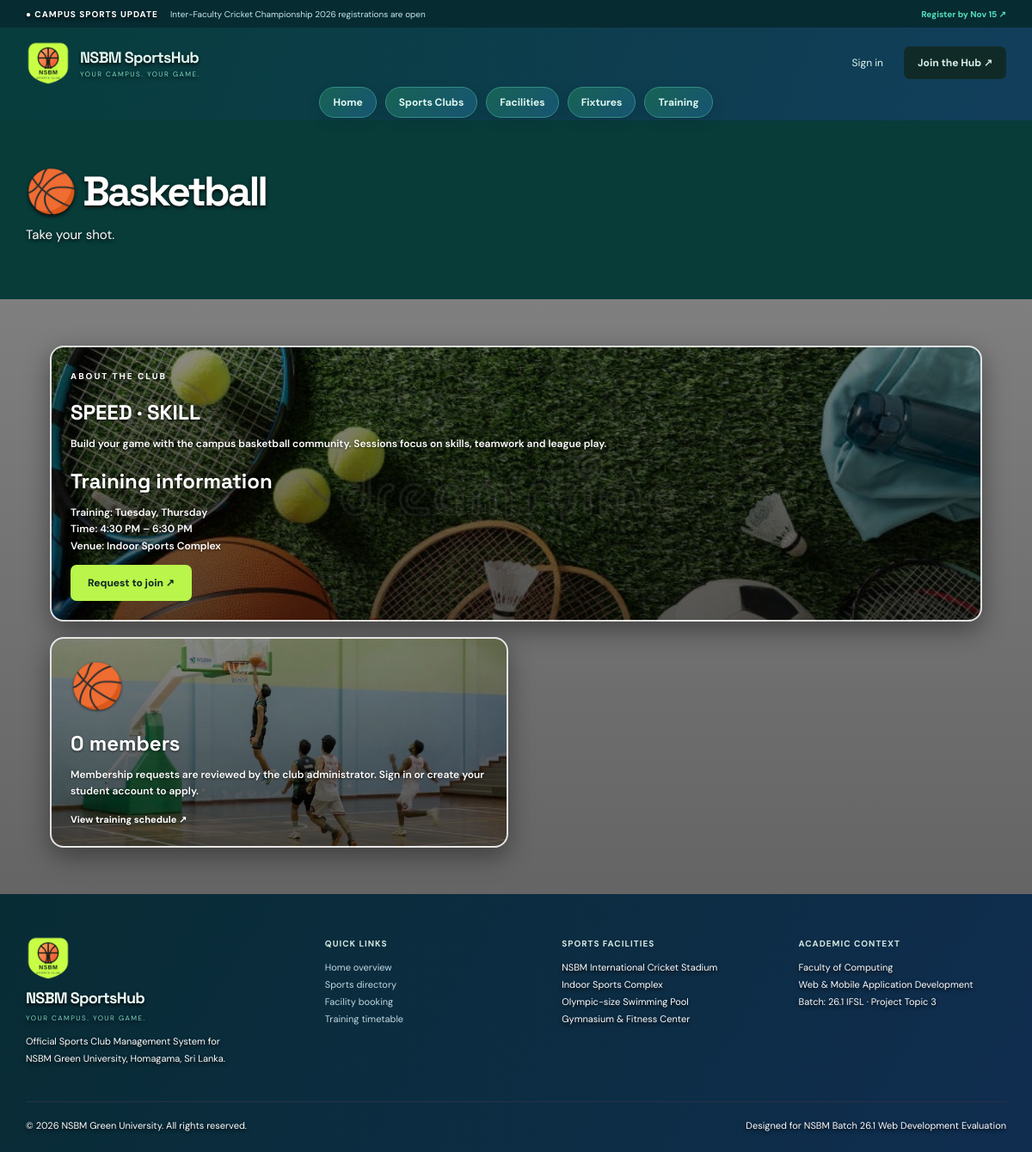
Screenshot of /club.php?id=2 with the database file from the repository.
### tables this page shows
CREATE TABLE clubs (
  id INT AUTO_INCREMENT PRIMARY KEY,
  name VARCHAR(80) NOT NULL UNIQUE,
  category VARCHAR(50) NOT NULL,
  tagline VARCHAR(120) NOT NULL,
  description VARCHAR(255) NOT NULL,
  about TEXT NOT NULL,
  emoji VARCHAR(12) NOT NULL,
  training_days VARCHAR(100) NOT NULL,
  training_time VARCHAR(80) NOT NULL,
  venue VARCHAR(120) NOT NULL
);

### db.php (called while the page is built, shortened)
<?php
if (!function_exists('e')) {
    function e($value): string
    {
        return htmlspecialchars(
            (string) $value,
            ENT_QUOTES,
            'UTF-8'
        );
    }
}

### club.php (the view, shortened to what this page needs)
<?php
require 'includes/db.php';
$clubId = (int) ($_GET['id'] ?? 0);
$stmt = $pdo->prepare('SELECT * FROM clubs WHERE id = ?');
$stmt->execute([$clubId]);
$club = $stmt->fetch();
$stmt = $pdo->prepare(
    'SELECT COUNT(*) FROM memberships
     WHERE club_id = ? AND status = "approved"'
);
$stmt->execute([$clubId]);
$memberCount = $stmt->fetchColumn();
require 'includes/header.php';
?>
<section class="page-hero">
  <h1><?= e($club['emoji']) ?> <?= e($club['name']) ?></h1>
  <p><?= e($club['description']) ?></p>
</section>
<div class="page-wrap">
  <div class="grid">
    <section class="panel" style="grid-column: span 2">
      <span class="eyebrow">ABOUT THE CLUB</span>
      <h3><?= e($club['tagline']) ?></h3>
      <p class="muted"><?= e($club['about']) ?></p>
      <h3>Training information</h3>
      <p class="muted">
        Training: <?= e($club['training_days']) ?><br>
        Time: <?= e($club['training_time']) ?><br>
        Venue: <?= e($club['venue']) ?>
      </p>
      <form method="post" action="club.php?id=<?= $clubId ?>">
        <button class="button" type="submit">Request to join ↗</button>
      </form>
    </section>
    <aside class="panel">
      <span style="font-size: 50px"><?= e($club['emoji']) ?></span>
      <h3><?= (int) $memberCount ?> members</h3>
      <p class="muted">
        Membership requests are reviewed by the club administrator.
        Sign in or create your student account to apply.
      </p>
      <a class="text-link" href="schedule.php?club=<?= $clubId ?>">
        View training schedule ↗
      </a>
    </aside>
  </div>
</div>
<?php require 'includes/footer.php'; ?>

### style.css (style rules this page uses)
:root { --ink: #102b27; --forest: #073c39; --lime: #b9f54a; --muted: #496a66; --paper: #dbeae5; --line: #abcac0; --white: #d4e8e2; }
* { box-sizing: border-box; }
html { scroll-behavior: smooth; }
body { margin: 0; background: radial-gradient(ellipse at 10% 38%, rgba(52, 155, 123, .09), transparent 38%), #dbeae5; color: var(--ink); font: 15px 'DM Sans', Arial, sans-serif; }
a { color: inherit; text-decoration: none; }
.button { display: inline-flex; align-items: center; justify-content: center; background: var(--lime); padding: 13px 20px; border: 0; border-radius: 7px; color: var(--ink); font: 800 12px 'DM Sans', sans-serif; cursor: pointer; transition: transform 0.2s ease, box-shadow 0.2s ease, filter 0.2s ease; }
.hero h1, .page-hero h1 { font: 700 clamp(36px, 5vw, 66px) / 0.98 'Space Grotesk', sans-serif; letter-spacing: -3px; margin: 18px 0; }
.eyebrow { color: #83ad53; font-size: 10px; font-weight: 800; letter-spacing: 2px; text-transform: uppercase; }
.section, .page-wrap { max-width: 1140px; margin: auto; padding: 54px 28px; }
.text-link { color: #176348; font-size: 11px; font-weight: 800; white-space: nowrap; }
.cards, .grid { display: grid; grid-template-columns: repeat(3, 1fr); gap: 18px; width: 100%; box-sizing: border-box; }
body { overflow-x: hidden; box-sizing: border-box; }
.page-hero { background: var(--forest); color: var(--white); padding: 48px max(calc((100% - 1140px) / 2), 28px); }
.page-hero h1 { font-size: 48px; margin: 11px 0; }
.page-hero p { max-width: 650px; color: #c3cdc3; line-height: 1.6; }
.panel, .form-card, .table-wrap { background: #d8eae4; border: 1px solid #a9c9c0; border-radius: 10px; padding: 22px; }
.panel h3 { font: 700 20px 'Space Grotesk', sans-serif; margin: 6px 0; }
.muted { color: var(--muted); font-size: 12px; line-height: 1.6; }
.grid > .panel { min-height: 210px; border: 1px solid rgba(13, 63, 52, .28); border-radius: 15px; box-shadow: 0 10px 22px rgba(22, 68, 66, .10); transition: transform .2s ease, box-shadow .2s ease; }
.grid > .panel:nth-child(3n + 1) { background: linear-gradient(145deg, #b9e77e, #d0ed9e); }
.grid > .panel:nth-child(3n + 2) { background: linear-gradient(145deg, #91c9e4, #b9dce9); }
.grid > .panel h3 { margin: 18px 0 8px; color: #10372f; font: 700 24px 'Space Grotesk', sans-serif; }
.grid > .panel p.muted, .grid > .panel .row .muted { color: #214b45; font-weight: 600; }
.grid > .panel .text-link { color: #103c38; font-weight: 800; }
.grid { width: 100%; max-width: 100%; min-width: 0; grid-template-columns: repeat(3, minmax(0, 1fr)); }
.grid > .panel { min-width: 0; }
@media (max-width: 1280px) { .grid { grid-template-columns: repeat(2, minmax(0, 1fr)); } }
body { background: linear-gradient(rgba(0, 0, 0, 0.45), rgba(0, 0, 0, 0.65)), url('img7.png') no-repeat center center scroll !important; background-size: cover !important; }
.club-detail-page .panel { backdrop-filter: blur(6px) !important; border: 2.5px solid rgba(255, 255, 255, 0.85) !important; border-radius: 16px !important; box-shadow: 0 10px 30px rgba(0, 0, 0, 0.4) !important; }
.club-detail-page.sport-basketball .panel:nth-child(2) { background: linear-gradient(rgba(0, 0, 0, 0.45), rgba(0, 0, 0, 0.65)), url('img6.png') no-repeat center center / cover !important; }
.club-detail-page .panel:nth-child(1) { background: linear-gradient(rgba(0, 0, 0, 0.45), rgba(0, 0, 0, 0.65)), url('img12.png') no-repeat center center / cover !important; backdrop-filter: blur(6px) !important; border: 2.5px solid rgba(255, 255, 255, 0.85) !important; border-radius: 16px !important; box-shadow: 0 10px 30px rgba(0, 0, 0, 0.4) !important; }
.club-detail-page .panel h1, .club-detail-page .panel h2, .club-detail-page .panel h3, .club-detail-page .panel p, .club-detail-page .panel span, .club-detail-page .panel a { color: #ffffff !important; text-shadow: 0 1px 3px rgba(0, 0, 0, 0.6) !important; }
.dashboard-hero, .section-head, .grid, .card, .panel, .table-wrapper, .page-wrap { color: #090909 !important; }
h1, h2, h3, h4, .eyebrow, .muted, p, span { color: #ffffff !important; text-shadow: 0 2px 4px rgba(0, 0, 0, 0.9) !important; }
.eyebrow { color: #7ce499 !important; }

### rows the page displays
clubs: emoji "🏀", name "Basketball", description "Take your shot.", tagline "SPEED · SKILL", about "Build your game with the campus basketball community. Sessions focus on skills, teamwork and league play.", training_days "Tuesday, Thursday", training_time "4:30 PM – 6:30 PM", venue "Indoor Sports Complex"

### other values shown
$memberCount "0"
